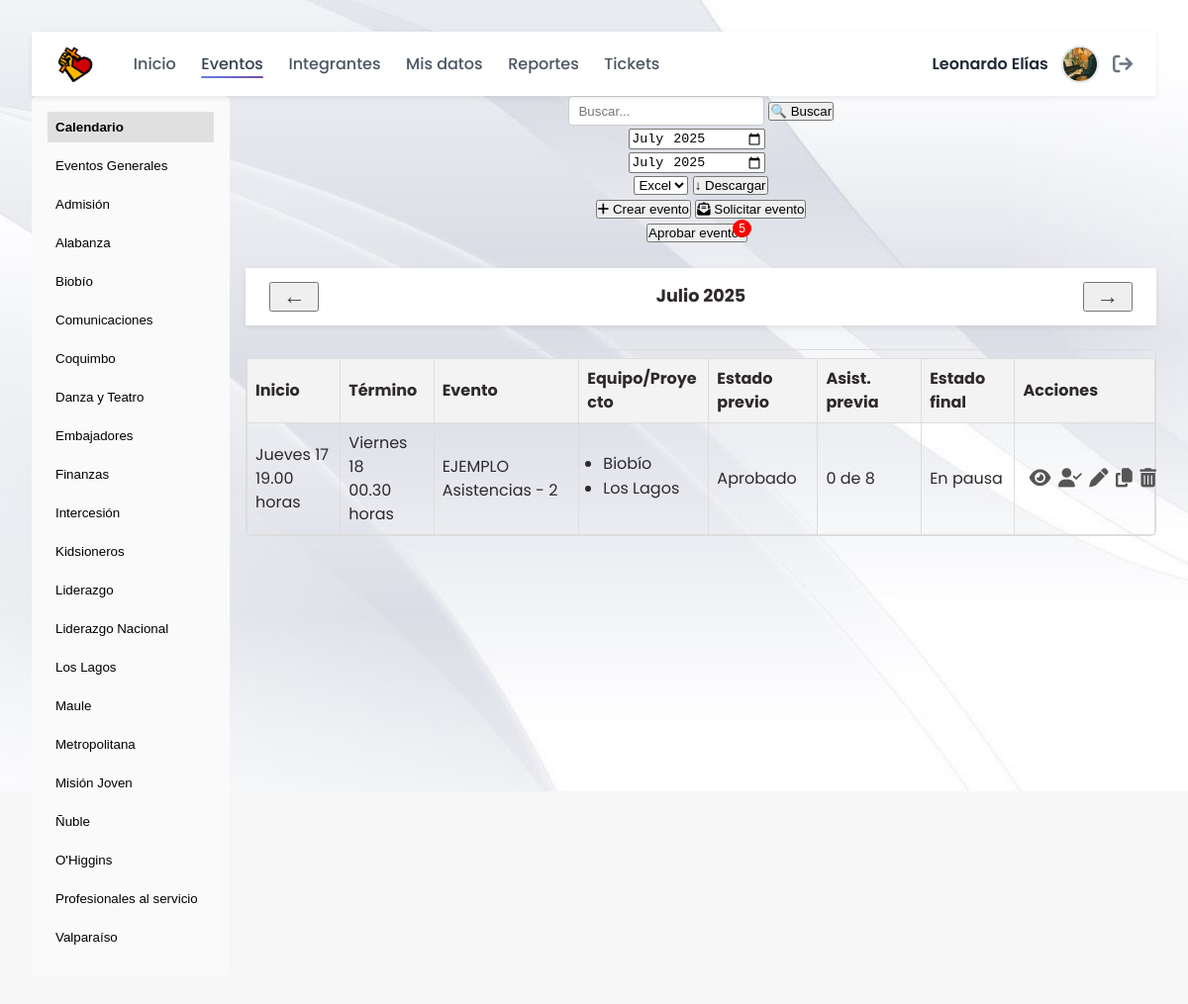
/eventos.php (signed in), run on the app's committed database.
### tables this page shows
CREATE TABLE `usuarios` (
  `id_usuario` int(11) NOT NULL,
  `nombres` varchar(60) NOT NULL,
  `apellido_paterno` varchar(30) NOT NULL,
  `apellido_materno` varchar(30) DEFAULT NULL,
  `foto_perfil` varchar(255) DEFAULT NULL,
  `fecha_nacimiento` date DEFAULT NULL,
  `rut_dni` varchar(13) NOT NULL,
  `id_pais` int(11) NOT NULL,
  `id_region_estado` int(11) DEFAULT NULL,
  `id_ciudad_comuna` int(11) DEFAULT NULL,
  `direccion` varchar(255) DEFAULT NULL,
  `iglesia_ministerio` varchar(255) DEFAULT NULL,
  `profesion_oficio_estudio` varchar(255) DEFAULT NULL,
  `password` varchar(255) DEFAULT NULL,
  `fecha_registro` date NOT NULL,
  `ultima_actualizacion` timestamp NULL DEFAULT NULL
);

CREATE TABLE `eventos` (
  `id_evento` int(11) NOT NULL,
  `nombre_evento` varchar(100) NOT NULL,
  `lugar` varchar(100) DEFAULT NULL,
  `descripcion` text DEFAULT NULL,
  `observacion` text DEFAULT NULL,
  `id_estado_previo` int(11) DEFAULT NULL,
  `id_estado_final` int(11) DEFAULT NULL,
  `id_tipo` int(11) DEFAULT NULL,
  `encargado` int(11) DEFAULT NULL,
  `es_general` tinyint(1) DEFAULT 0,
  `boleteria_activa` tinyint(1) DEFAULT NULL COMMENT '1 = boletería habilitada; 0/NULL = deshabilitada',
  `fecha_hora_inicio` timestamp NULL DEFAULT NULL,
  `fecha_hora_termino` timestamp NULL DEFAULT NULL
);

CREATE TABLE `estados_previos_eventos` (
  `id_estado_previo` int(11) NOT NULL,
  `nombre_estado_previo` varchar(20) NOT NULL
);

CREATE TABLE `estados_finales_eventos` (
  `id_estado_final` int(11) NOT NULL,
  `nombre_estado_final` varchar(20) NOT NULL
);

### eventos.php (the view, shortened to what the rows shown need)
<?php
require 'conexion.php';
$id_usuario = $_SESSION['id_usuario'];
$stmtLiderNacional = $pdo->prepare(
  'SELECT 1 FROM integrantes_equipos_proyectos
   WHERE id_usuario = ? AND id_equipo_proyecto = 1 LIMIT 1'
);
$stmtLiderNacional->execute([$id_usuario]);
$isLiderNacional = (bool)$stmtLiderNacional->fetchColumn();
$mesParam = $_POST['mes']     ?? date('Y-m');
list($year, $month) = explode('-', $mesParam);
$meses = [
  '01'=>'Enero','02'=>'Febrero','03'=>'Marzo','04'=>'Abril',
  '05'=>'Mayo','06'=>'Junio','07'=>'Julio','08'=>'Agosto',
  '09'=>'Septiembre','10'=>'Octubre','11'=>'Noviembre','12'=>'Diciembre'
];
$dias = ['0'=>'Domingo','1'=>'Lunes','2'=>'Martes','3'=>'Miércoles',
         '4'=>'Jueves','5'=>'Viernes','6'=>'Sábado'];
$where  = [];
$params = [];
$where[]          = "YEAR(e.fecha_hora_inicio) = :year";
$where[]          = "MONTH(e.fecha_hora_inicio) = :month";
$params['year']   = $year;
$params['month']  = $month;
$stmtEv = $pdo->prepare($sql);
$stmtEv->execute($params);
$rows = $stmtEv->fetchAll(PDO::FETCH_ASSOC);
?>
<!DOCTYPE html>
<html lang="es">
<head>
  <link rel="stylesheet" href="styles/main.css">
  <link rel="stylesheet" href="https://cdnjs.cloudflare.com/ajax/libs/font-awesome/6.4.0/css/all.min.css">
</head>
<body>
  <?php require_once 'navegador.php'; ?>
  <main>
    <div class="container" style="display:grid; grid-template-columns:200px 1fr; gap:1rem">
    <div>
      <section>
        <?php if (empty($rows)): ?>
          <p>No hay eventos en <?= $meses[$month] ?> <?= $year ?>.</p>
        <?php else: ?>
          <div class="table-responsive">
            <table>
              <thead>
                <tr>
                  <th>Inicio</th><th>Término</th><th>Evento</th>
                  <th>Equipo/Proyecto</th><th>Estado previo</th>
                  <th>Asist. previa</th><th>Estado final</th><th>Acciones</th>
                </tr>
              </thead>
              <tbody>
                <?php foreach($rows as $e):
                  $si = strtotime($e['fecha_hora_inicio']);
                  $st = strtotime($e['fecha_hora_termino']);
                ?>
                <?php
                  $canManage = $isLiderNacional;
                ?>
                <tr>
                  <td>
                    <?= $dias[date('w',$si)] . ' ' . date('d',$si) ?><br>
                    <?= date('H.i',$si) . ' horas' ?>
                  </td>
                  <td>
                    <?= $dias[date('w',$st)] . ' ' . date('d',$st) ?><br>
                    <?= date('H.i',$st) . ' horas' ?>
                  </td>
                  <td><?= htmlspecialchars($e['nombre_evento']) ?></td>
                  <td>
                    <?php
                      $raw   = $e['equipos'] ?: 'General';
                      $teams = array_filter(array_map('trim', explode(',', $raw)));
                    ?>
                    <ul class="equipos-list">
                      <?php foreach ($teams as $team): ?>
                        <li><?= htmlspecialchars($team) ?></li>
                      <?php endforeach; ?>
                    </ul>
                  </td>
                  <td><?= htmlspecialchars($e['nombre_estado_previo']) ?></td>
                  <td>
                    <?= (int)$e['cnt_presente'] ?> de <?= (int)$e['total_integrantes'] ?>
                  </td>
                  <td><?= htmlspecialchars($e['nombre_estado_final']) ?></td>
                  <td class="actions" style="white-space:nowrap">
                    <button
                      title="Ver detalles"
                      class="action-btn detail-btn"
                      data-fi="<?= $dias[date('w',$si)].' '.date('d',$si).' | '.date('H.i',$si).' horas' ?>"
                      data-ft="<?= $dias[date('w',$st)].' '.date('d',$st).' | '.date('H.i',$st).' horas' ?>"
                      data-nombre="<?= htmlspecialchars($e['nombre_evento']) ?>"
                      data-lugar="<?= htmlspecialchars($e['lugar'] ?? '') ?>"
                      data-encargado="<?= htmlspecialchars($e['encargado_nombre_completo'] ?? '') ?>"
                      data-descripcion="<?= htmlspecialchars($e['descripcion'] ?? '') ?>"
                      data-equipos="<?= htmlspecialchars($e['equipos'] ?: 'General') ?>"
                      data-previo="<?= htmlspecialchars($e['nombre_estado_previo'] ?? '') ?>"
                      data-tipo="<?= htmlspecialchars($e['nombre_tipo'] ?? '') ?>"
                      data-asist="<?= (int)$e['cnt_presente'].' de '.(int)$e['total_integrantes'] ?>"
                      data-observacion="<?=
                          htmlspecialchars($e['observacion'] ?? '', ENT_QUOTES)
                      ?>"
                      data-can-see-observacion="<?= $e['show_observacion'] ? '1' : '0' ?>"
                      data-final="<?= htmlspecialchars($e['nombre_estado_final'] ?? '') ?>"
                    >
                      <i class="fas fa-eye"></i>
                    </button>
                    <button
                      title="Asistencia"
                      class="action-btn assist-btn"
                      data-id="<?= $e['id_evento'] ?>"
                      data-start="<?= $e['fecha_hora_inicio'] ?>"
                    >
                      <i class="fas fa-user-check"></i>
                    </button>
                    <?php if ($canManage): ?>
                      <button
                        title="Editar" class="action-btn edit-btn"
                        data-id="<?= $e['id_evento'] ?>"
                        data-nombre="<?= htmlspecialchars($e['nombre_evento'] ?? '') ?>"
                        data-lugar="<?= htmlspecialchars($e['lugar'] ?? '') ?>"
                        data-encargado="<?= (int)$e['encargado_id'] ?>"
                        data-descripcion="<?= htmlspecialchars($e['descripcion'] ?? '') ?>"
                        data-observacion="<?= htmlspecialchars($e['observacion'] ?? '') ?>"
                        data-start="<?= $e['fecha_hora_inicio'] ?>"
                        data-end="<?= $e['fecha_hora_termino'] ?>"
                        data-previo="<?= $e['id_estado_previo'] ?>"
                        data-tipo="<?= $e['id_tipo'] ?>"
                        data-final="<?= $e['id_estado_final'] ?>"
                        data-equipos="<?= htmlspecialchars($e['equipo_ids']) ?>"
                      >
                        <i class="fas fa-pen"></i>
                      </button>
                      <button
                        title="Duplicar"
                        class="action-btn copy-btn"
                        data-id="<?= $e['id_evento'] ?>"
                        data-nombre="<?= htmlspecialchars($e['nombre_evento'] ?? '') ?>"
                        data-lugar="<?= htmlspecialchars($e['lugar'] ?? '') ?>"
                        data-encargado="<?= (int)$e['encargado_id'] ?>"
                        data-descripcion="<?= htmlspecialchars($e['descripcion'] ?? '') ?>"
                        data-observacion="<?= htmlspecialchars($e['observacion'] ?? '') ?>"
                        data-start="<?= $e['fecha_hora_inicio'] ?>"
                        data-end="<?= $e['fecha_hora_termino'] ?>"
                        data-previo="<?= $e['id_estado_previo'] ?>"
                        data-tipo="<?= $e['id_tipo'] ?>"
                        data-final="<?= $e['id_estado_final'] ?>"
                        data-equipos="<?= htmlspecialchars($e['equipo_ids']) ?>"
                      >
                        <i class="fas fa-copy"></i>
                      </button>
                      <button
                        class="action-btn delete-btn"
                        data-id="<?= $e['id_evento'] ?>"
                        title="Eliminar">
                        <i class="fas fa-trash-alt"></i>
                      </button>
                    <?php endif; ?>
                  </td>
                </tr>
                <?php endforeach; ?>
              </tbody>
            </table>
          </div>
        <?php endif; ?>
      </section>
    </div>
    </div>
  </main>
</body>
</html>

### navegador.php (shortened to what the rows shown need)
<?php
$uid = (int)$_SESSION['id_usuario'];
$stmt = $pdo->prepare("
    SELECT nombres, foto_perfil
      FROM usuarios
     WHERE id_usuario = :id
     LIMIT 1");
$stmt->execute([':id' => $uid]);
$user = $stmt->fetch(PDO::FETCH_ASSOC) ?: ['nombres'=>'','foto_perfil'=>''];
$fotoNav = trim((string)($user['foto_perfil'] ?? '')) ?: 'uploads/fotos/default.png';
?>
<link rel="stylesheet"
      href="https://cdnjs.cloudflare.com/ajax/libs/font-awesome/6.5.0/css/all.min.css">
<nav>
  <div class="perfil">
    <span id="nombre-usuario"><?= htmlspecialchars($user['nombres']) ?></span>
    <img id="foto-perfil-nav"
         src="<?= htmlspecialchars($fotoNav) ?>"
         alt="Foto de <?= htmlspecialchars($user['nombres']) ?>">
    <a href="#" id="logout" title="Cerrar sesión">
      <i class="fa-solid fa-arrow-right-from-bracket"></i>
    </a>
  </div>
</nav>

### data on the page
usuarios: nombres "Leonardo Elías", foto_perfil (picture)
eventos: fecha_hora_inicio "Jueves", fecha_hora_inicio "17", fecha_hora_inicio "19.00", fecha_hora_termino "Viernes", fecha_hora_termino "18", fecha_hora_termino "00.30", nombre_evento "EJEMPLO Asistencias - 2", team "Biobío", team "Los Lagos", id_estado_previo.nombre_estado_previo "Aprobado", cnt_presente "0", total_integrantes "8", id_estado_final.nombre_estado_final "En pausa"

### other printed values
$label "Calendario"
$label "Eventos Generales"
$label "Admisión"
$label "Alabanza"
$label "Biobío"
$label "Comunicaciones"
$label "Coquimbo"
$label "Danza y Teatro"
$label "Embajadores"
$label "Finanzas"
$label "Intercesión"
$label "Kidsioneros"
$label "Liderazgo"
$label "Liderazgo Nacional"
$label "Los Lagos"
